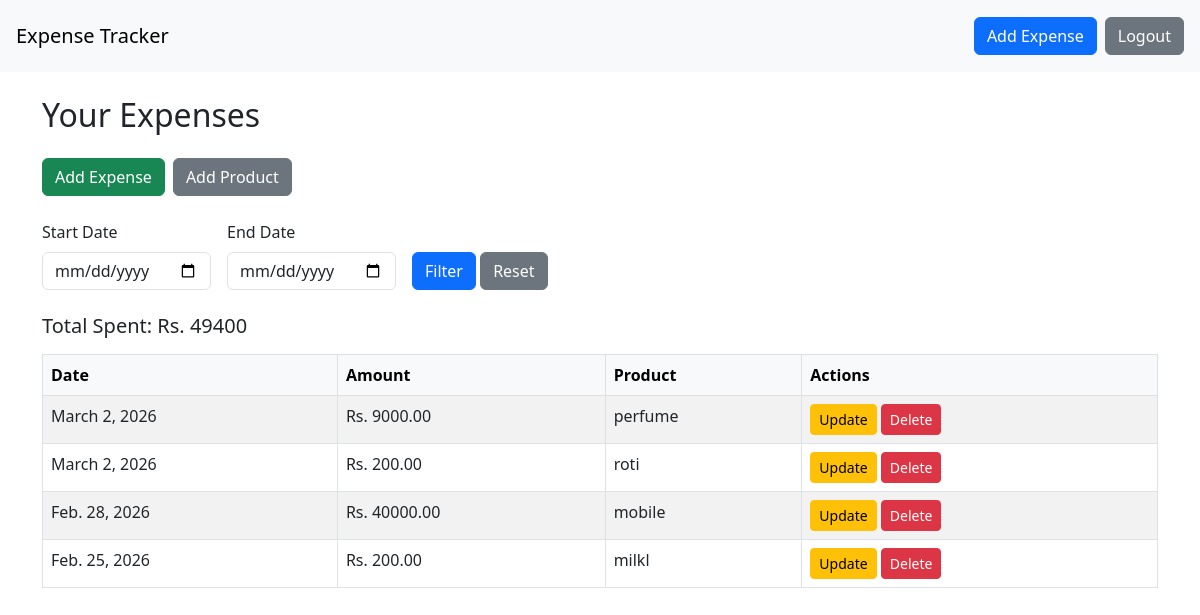
The app's page /expenses/list/ (signed in) with its own data.
### expenses/models.py (models this page shows, shortened)
class Expense(models.Model):
    product = models.ForeignKey("Product", on_delete=models.CASCADE, related_name="expenses")
    quantity = models.PositiveIntegerField()
    user = models.ForeignKey(User, on_delete=models.CASCADE, related_name="expenses", null=True, blank=True)
    date = models.DateField()
    total_amount = models.DecimalField(max_digits=12, decimal_places=2, editable=False)
    created_at = models.DateTimeField(auto_now_add=True)

class Product(models.Model):
    name=models.CharField(max_length=255)
    user=models.ForeignKey(User,on_delete=models.CASCADE,related_name="products",null=True, blank=True)
    description=models.TextField(blank=True, null=True)
    default_price=models.DecimalField(max_digits=10,decimal_places=2, default=0)
    price = models.DecimalField(max_digits=10,decimal_places=2,default=0)
    created_at=models.DateTimeField(auto_now_add=True)

### expenses/views.py (the view)
# urls.py: path("list/",ExpenseListView.as_view(),name="expense_list"),
class ExpenseListView(LoginRequiredMixin,ListView):
    model=Expense
    template_name="expenses/expense_list.html"
    context_object_name="expenses"
    ordering=["-date"]
    def get_queryset(self):
        queryset=super().get_queryset().filter(user=self.request.user)
        start_date=self.request.GET.get("start_date")
        end_date=self.request.GET.get("end_date")
        if start_date and end_date:
            queryset=queryset.filter(date__range=[start_date,end_date])
        return queryset
    def get_context_data(self,**kwargs):
        context=super().get_context_data(**kwargs)
        expenses=context["expenses"]
        context["total"]=expenses.aggregate(Sum("total_amount"))["total_amount__sum"] or 0
        context["start_date"]=self.request.GET.get("start_date")
        context["end_date"]=self.request.GET.get("end_date")
        context["name"] = self.request.GET.get("name")
        return context

### templates/expenses/expense_list.html
{% extends "base.html" %}
{% block content %}
<h2 class="mb-4">Your Expenses</h2>
<div class="mb-4 d-flex gap-2">
    <a href="{% url 'expenses:add_expense' %}" class="btn btn-success">Add Expense</a>
    <a href="{% url 'expenses:add_product' %}" class="btn btn-secondary">Add Product</a>
</div>
<form method="get" class="row g-3 mb-4">
    <div class="col-auto">
        <label for="start_date" class="form-label">Start Date</label>
        <input type="date" name="start_date" id="start_date" class="form-control" value="{{ start_date }}">
    </div>
    <div class="col-auto">
        <label for="end_date" class="form-label">End Date</label>
        <input type="date" name="end_date" id="end_date" class="form-control" value="{{ end_date }}">
    </div>
    <div class="col-auto align-self-end">
        <button type="submit" class="btn btn-primary">Filter</button>
        <a href="{% url 'expenses:expense_list' %}" class="btn btn-secondary">Reset</a>
    </div>
</form>
<div class="mb-3">
    <h5>Total Spent: Rs. {{ total }}</h5>
</div>
<table class="table table-striped table-bordered">
    <thead class="table-light">
        <tr>
            <th>Date</th>
            <th>Amount</th>
            <th>Product</th>
            <th>Actions</th>
        </tr>
    </thead>
    <tbody>
        {% for expense in expenses %}
        <tr>
            <td>{{ expense.date }}</td>
            <td>Rs. {{ expense.total_amount }}</td>
            <td>{{ expense.product.name }}</td>
            <td>
                <a href="{% url 'expenses:update_expense' expense.id %}" class="btn btn-sm btn-warning">Update</a>
                <a href="{% url 'expenses:delete_expense' expense.id %}" class="btn btn-sm btn-danger"
                   onclick="return confirm('Are you sure you want to delete this expense?');">
                   Delete
                </a>
            </td>
        </tr>
        {% empty %}
        <tr>
            <td colspan="4" class="text-center">No expenses found for this date range.</td>
        </tr>
        {% endfor %}
    </tbody>
</table>
{% endblock %}

### templates/base.html (shortened to what this page needs)
<!DOCTYPE html>
<html>
<head>
    <link rel="stylesheet" href="https://cdn.jsdelivr.net/npm/bootstrap@5.3.0/dist/css/bootstrap.min.css">
</head>
<body>
<nav class="navbar navbar-expand-lg navbar-light bg-light p-3">
    <a class="navbar-brand" href="{% url 'expenses:expense_list' %}">Expense Tracker</a>
    <div class="ms-auto d-flex">
        <a class="btn btn-primary me-2" href="{% url 'expenses:add_expense' %}">Add Expense</a>
        <form method="post" action="{% url 'logout' %}">
            <button type="submit" class="btn btn-secondary">Logout</button>
        </form>
    </div>
</nav>
<div class="container mt-4">
    {% block content %}{% endblock %}
</div>
</body>
</html>

### records on screen
Expense: date "March 2, 2026", total_amount "9000.00", product.name "perfume"
Expense: date "March 2, 2026", total_amount "200.00", product.name "roti"
Expense: date "Feb. 28, 2026", total_amount "40000.00", product.name "mobile"
Expense: date "Feb. 25, 2026", total_amount "200.00", product.name "milkl"

### other values on screen
{{ total }} "49400"
